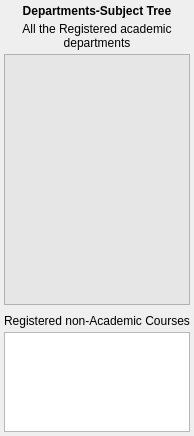
                       <widget class="QWidget" name="scrollAreaWidgetContents_10">
                        <property name="geometry">
                         <rect>
                          <x>0</x>
                          <y>0</y>
                          <width>172</width>
                          <height>436</height>
                         </rect>
                        </property>
                        <layout class="QVBoxLayout" name="verticalLayout_11">
                         <property name="spacing">
                          <number>4</number>
                         </property>
                         <property name="leftMargin">
                          <number>4</number>
                         </property>
                         <property name="topMargin">
                          <number>4</number>
                         </property>
                         <property name="rightMargin">
                          <number>4</number>
                         </property>
                         <property name="bottomMargin">
                          <number>4</number>
                         </property>
                         <item>
                          <widget class="QLabel" name="label_32">
                           <property name="font">
                            <font>
                             <pointsize>9</pointsize>
                             <weight>75</weight>
                             <bold>true</bold>
                            </font>
                           </property>
                           <property name="text">
                            <string>Departments-Subject Tree</string>
                           </property>
                           <property name="alignment">
                            <set>Qt::AlignCenter</set>
                           </property>
                          </widget>
                         </item>
                         <item>
                          <widget class="QLabel" name="label_50">
                           <property name="maximumSize">
                            <size>
                             <width>300</width>
                             <height>16777215</height>
                            </size>
                           </property>
                           <property name="text">
                            <string>All the Registered academic departments</string>
                           </property>
                           <property name="alignment">
                            <set>Qt::AlignCenter</set>
                           </property>
                           <property name="wordWrap">
                            <bool>true</bool>
                           </property>
                          </widget>
                         </item>
                         <item>
                          <widget class="QTreeWidget" name="depts_subject_tree">
                           <property name="minimumSize">
                            <size>
                             <width>100</width>
                             <height>250</height>
                            </size>
                           </property>
                           <property name="maximumSize">
                            <size>
                             <width>16777215</width>
                             <height>300</height>
                            </size>
                           </property>
                           <property name="styleSheet">
                            <string notr="true">QTreeWidget{
	background:#e6e6e6;
	font-size:9pt;
}</string>
                           </property>
                           <property name="indentation">
                            <number>17</number>
                           </property>
                           <property name="animated">
                            <bool>true</bool>
                           </property>
                           <property name="allColumnsShowFocus">
                            <bool>true</bool>
                           </property>
                           <property name="wordWrap">
                            <bool>true</bool>
                           </property>
                           <property name="headerHidden">
                            <bool>true</bool>
                           </property>
                           <attribute name="headerVisible">
                            <bool>false</bool>
                           </attribute>
                           <column>
                            <property name="text">
                             <string notr="true">1</string>
                            </property>
                           </column>
                          </widget>
                         </item>
                         <item>
                          <spacer name="verticalSpacer_4">
                           <property name="orientation">
                            <enum>Qt::Vertical</enum>
                           </property>
                           <property name="sizeType">
                            <enum>QSizePolicy::Fixed</enum>
                           </property>
                           <property name="sizeHint" stdset="0">
                            <size>
                             <width>20</width>
                             <height>5</height>
                            </size>
                           </property>
                          </spacer>
                         </item>
                         <item>
                          <widget class="QLabel" name="label_85">
                           <property name="text">
                            <string>Registered non-Academic Courses</string>
                           </property>
                           <property name="alignment">
                            <set>Qt::AlignCenter</set>
                           </property>
                          </widget>
                         </item>
                         <item>
                          <widget class="QListWidget" name="nonacad_listwidget">
                           <property name="maximumSize">
                            <size>
                             <width>16777215</width>
                             <height>100</height>
                            </size>
                           </property>
                          </widget>
                         </item>
                        </layout>
                       </widget>
